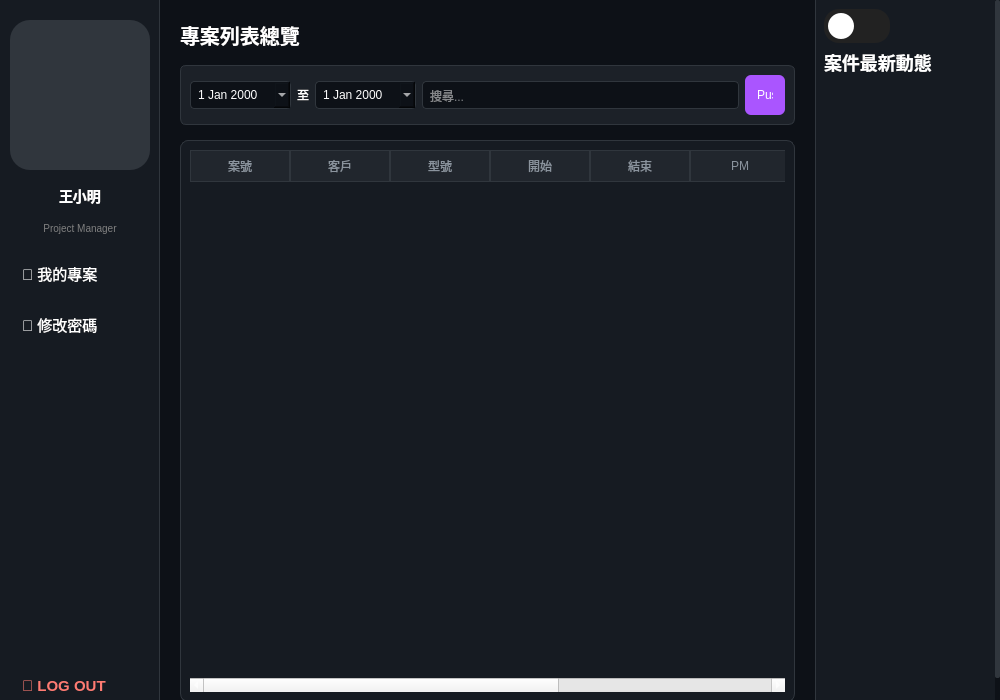
<?xml version="1.0" encoding="UTF-8"?>
<ui version="4.0">
 <class>MainWindow</class>
 <widget class="QMainWindow" name="MainWindow">
  <property name="geometry">
   <rect>
    <x>0</x>
    <y>0</y>
    <width>1000</width>
    <height>700</height>
   </rect>
  </property>
  <property name="minimumSize">
   <size>
    <width>0</width>
    <height>0</height>
   </size>
  </property>
  <property name="maximumSize">
   <size>
    <width>16777215</width>
    <height>16777215</height>
   </size>
  </property>
  <property name="windowTitle">
   <string>專案管理系統 v2.0</string>
  </property>
  <property name="styleSheet">
   <string>
QMainWindow { background-color: #0d1117; }
QWidget { color: #ffffff; font-family: &quot;Microsoft JhengHei&quot;; }

/* 左側側邊欄 */
QFrame#leftSidebar { background-color: #161b22; border-right: 1px solid #30363d; }

/* 滾動區域透明化樣式 */
QScrollArea { border: none; background-color: transparent; }
#scrollAreaWidgetContents { background-color: transparent; }

/* 滾動條樣式優化 */
QScrollBar:vertical {
    border: none;
    background: transparent;
    width: 5px;
}
QScrollBar::handle:vertical {
    background: #30363d;
    min-height: 20px;
    border-radius: 2px;
}
QScrollBar::add-line:vertical, QScrollBar::sub-line:vertical {
    border: none;
    background: none;
}

/* 中間與右側分頁內容樣式 */
QFrame#middleContent1, QFrame#middleContent2 { background-color: #0d1117; border: none; }
QFrame#rightSidebar1, QFrame#rightSidebar2 { background-color: #161b22; border-left: 1px solid #30363d; }

/* 工具列與容器 */
QFrame#filterBarContainer { background-color: #1c2128; border: 1px solid #30363d; border-radius: 6px; }
QFrame#tableContainer { background-color: #161b22; border: 1px solid #30363d; border-radius: 8px; }

/* 表格樣式 */
QTableWidget { background-color: transparent; border: none; gridline-color: #30363d; }
QHeaderView::section { background-color: #21262d; color: #8b949e; border: 1px solid #30363d; padding: 4px; }

/* 元件樣式 */
QLineEdit, QDateEdit { background-color: #0d1117; border: 1px solid #30363d; padding: 5px; border-radius: 4px; }
QPushButton { background-color: transparent; border: none; text-align: left; padding: 12px; border-radius: 6px; }
QPushButton:hover { background-color: #21262d; }
QPushButton#logout_btn { color: #ff7b72; font-weight: bold; }
</string>
  </property>
  <widget class="QWidget" name="centralwidget">
   <layout class="QVBoxLayout" name="rootLayout">
    <property name="spacing">
     <number>0</number>
    </property>
    <property name="margin" stdset="0">
     <number>0</number>
    </property>
    <item>
     <widget class="QScrollArea" name="mainScrollArea">
      <property name="widgetResizable">
       <bool>true</bool>
      </property>
      <widget class="QWidget" name="mainScrollAreaContents">
       <property name="geometry">
        <rect>
         <x>0</x>
         <y>0</y>
         <width>995</width>
         <height>737</height>
        </rect>
       </property>
       <layout class="QHBoxLayout" name="globalLayout">
        <property name="spacing">
         <number>0</number>
        </property>
        <property name="margin" stdset="0">
         <number>0</number>
        </property>
        <item>
         <widget class="QFrame" name="leftSidebar">
          <property name="minimumSize">
           <size>
            <width>160</width>
            <height>0</height>
           </size>
          </property>
          <property name="maximumSize">
           <size>
            <width>160</width>
            <height>16777215</height>
           </size>
          </property>
          <layout class="QVBoxLayout" name="vLayoutLeft">
           <property name="spacing">
            <number>15</number>
           </property>
           <property name="leftMargin">
            <number>10</number>
           </property>
           <property name="topMargin">
            <number>20</number>
           </property>
           <property name="rightMargin">
            <number>10</number>
           </property>
           <property name="bottomMargin">
            <number>15</number>
           </property>
           <item>
            <widget class="QLabel" name="profile_picture">
             <property name="minimumSize">
              <size>
               <width>100</width>
               <height>150</height>
              </size>
             </property>
             <property name="styleSheet">
              <string notr="true">width: 100px; height: 150px; background-color: #30363d; border-radius: 20%;</string>
             </property>
             <property name="text">
              <string/>
             </property>
            </widget>
           </item>
           <item alignment="Qt::AlignmentFlag::AlignHCenter">
            <widget class="QLabel" name="user_name">
             <property name="styleSheet">
              <string>font-weight: bold; font-size: 14px;</string>
             </property>
             <property name="text">
              <string>王小明</string>
             </property>
            </widget>
           </item>
           <item>
            <widget class="QLabel" name="user_position">
             <property name="styleSheet">
              <string notr="true">color: gray; font-size: 10px;</string>
             </property>
             <property name="text">
              <string>Project Manager</string>
             </property>
             <property name="alignment">
              <set>Qt::AlignmentFlag::AlignCenter</set>
             </property>
            </widget>
           </item>
           <item>
            <widget class="QScrollArea" name="navScrollArea">
             <property name="minimumSize">
              <size>
               <width>0</width>
               <height>400</height>
              </size>
             </property>
             <property name="styleSheet">
              <string notr="true">font-size: 15px;</string>
             </property>
             <property name="horizontalScrollBarPolicy">
              <enum>Qt::ScrollBarPolicy::ScrollBarAlwaysOff</enum>
             </property>
             <property name="widgetResizable">
              <bool>true</bool>
             </property>
             <widget class="QWidget" name="scrollAreaWidgetContents">
              <property name="geometry">
               <rect>
                <x>0</x>
                <y>0</y>
                <width>140</width>
                <height>400</height>
               </rect>
              </property>
              <layout class="QVBoxLayout" name="vLayoutNavItems">
               <property name="spacing">
                <number>4</number>
               </property>
               <property name="margin" stdset="0">
                <number>0</number>
               </property>
               <item>
                <widget class="QPushButton" name="my_projects_btn">
                 <property name="text">
                  <string>📁 我的專案</string>
                 </property>
                </widget>
               </item>
               <item>
                <widget class="QPushButton" name="change_password_btn">
                 <property name="text">
                  <string>🔑 修改密碼</string>
                 </property>
                </widget>
               </item>
               <item>
                <spacer name="spNav">
                 <property name="orientation">
                  <enum>Qt::Orientation::Vertical</enum>
                 </property>
                 <property name="sizeHint" stdset="0">
                  <size>
                   <width>0</width>
                   <height>0</height>
                  </size>
                 </property>
                </spacer>
               </item>
              </layout>
             </widget>
            </widget>
           </item>
           <item>
            <spacer name="spBottom">
             <property name="orientation">
              <enum>Qt::Orientation::Vertical</enum>
             </property>
             <property name="sizeHint" stdset="0">
              <size>
               <width>20</width>
               <height>40</height>
              </size>
             </property>
            </spacer>
           </item>
           <item>
            <widget class="QPushButton" name="logout_btn">
             <property name="styleSheet">
              <string notr="true">color: #ff7b72; font-size: 15px;</string>
             </property>
             <property name="text">
              <string>🚪 LOG OUT</string>
             </property>
            </widget>
           </item>
          </layout>
         </widget>
        </item>
        <item>
         <widget class="QStackedWidget" name="stackedWidget">
          <widget class="QWidget" name="page1">
           <layout class="QHBoxLayout" name="hLayoutPage1">
            <property name="spacing">
             <number>0</number>
            </property>
            <property name="margin" stdset="0">
             <number>0</number>
            </property>
            <item>
             <widget class="QFrame" name="middleContent1">
              <layout class="QVBoxLayout" name="vLayoutMiddle1">
               <property name="spacing">
                <number>15</number>
               </property>
               <property name="margin" stdset="0">
                <number>20</number>
               </property>
               <item>
                <widget class="QLabel" name="lblMainTitle1">
                 <property name="styleSheet">
                  <string>font-size: 20px; font-weight: bold;</string>
                 </property>
                 <property name="text">
                  <string>專案列表總覽</string>
                 </property>
                </widget>
               </item>
               <item>
                <widget class="QFrame" name="filterBarContainer">
                 <layout class="QHBoxLayout" name="hLayoutFilter">
                  <item>
                   <widget class="QDateEdit" name="start_date">
                    <property name="styleSheet">
                     <string notr="true">
/* 1. 設定日曆整體背景與文字顏色 */
QCalendarWidget QWidget {
    background-color: #21262d; /* 深色背景 */
    color: #ffffff;            /* 白色文字 */
}

/* 2. 設定日期區域的顏色 */
QCalendarWidget QAbstractItemView:enabled {
    color: #ffffff;            /* 日期數字顏色 */
    selection-background-color: #aa55ff; /* 選中日期的背景色 (紫色) */
    selection-color: #ffffff;  /* 選中日期的文字顏色 */
}

/* 3. 設定頂部導航欄 (月份和年份) */
QCalendarWidget QWidget#qt_calendar_navigationbar {
    background-color: #161b22;
}

/* 4. 設定月份選擇選單 */
QCalendarWidget QMenu {
    background-color: #21262d;
    color: #ffffff;
    border: 1px solid #30363d;
}

/* 5. 設定年份調整按鈕 (SpinBox) */
QCalendarWidget QSpinBox {
    color: #ffffff;
    background-color: #0d1117;
    selection-background-color: #aa55ff;
}

/* 6. 設定週六日或非本月日期的透明度 (選填，增加辨識度) */
QCalendarWidget QAbstractItemView:disabled {
    color: #484f58; /* 灰色，代表不可選或非本月 */
}</string>
                    </property>
                    <property name="calendarPopup">
                     <bool>true</bool>
                    </property>
                   </widget>
                  </item>
                  <item>
                   <widget class="QLabel" name="lblT">
                    <property name="text">
                     <string>至</string>
                    </property>
                   </widget>
                  </item>
                  <item>
                   <widget class="QDateEdit" name="end_date">
                    <property name="styleSheet">
                     <string notr="true">
/* 1. 設定日曆整體背景與文字顏色 */
QCalendarWidget QWidget {
    background-color: #21262d; /* 深色背景 */
    color: #ffffff;            /* 白色文字 */
}

/* 2. 設定日期區域的顏色 */
QCalendarWidget QAbstractItemView:enabled {
    color: #ffffff;            /* 日期數字顏色 */
    selection-background-color: #aa55ff; /* 選中日期的背景色 (紫色) */
    selection-color: #ffffff;  /* 選中日期的文字顏色 */
}

/* 3. 設定頂部導航欄 (月份和年份) */
QCalendarWidget QWidget#qt_calendar_navigationbar {
    background-color: #161b22;
}

/* 4. 設定月份選擇選單 */
QCalendarWidget QMenu {
    background-color: #21262d;
    color: #ffffff;
    border: 1px solid #30363d;
}

/* 5. 設定年份調整按鈕 (SpinBox) */
QCalendarWidget QSpinBox {
    color: #ffffff;
    background-color: #0d1117;
    selection-background-color: #aa55ff;
}

/* 6. 設定週六日或非本月日期的透明度 (選填，增加辨識度) */
QCalendarWidget QAbstractItemView:disabled {
    color: #484f58; /* 灰色，代表不可選或非本月 */
}</string>
                    </property>
                    <property name="calendarPopup">
                     <bool>true</bool>
                    </property>
                   </widget>
                  </item>
                  <item>
                   <widget class="QLineEdit" name="search">
                    <property name="placeholderText">
                     <string>搜尋...</string>
                    </property>
                   </widget>
                  </item>
                  <item>
                   <widget class="QPushButton" name="search_btn">
                    <property name="styleSheet">
                     <string notr="true">width: 16px; background-color: rgb(170, 85, 255); height: 16px;</string>
                    </property>
                    <property name="text">
                     <string>PushButton</string>
                    </property>
                   </widget>
                  </item>
                 </layout>
                </widget>
               </item>
               <item>
                <widget class="QFrame" name="tableContainer">
                 <layout class="QVBoxLayout" name="vLayoutTable">
                  <item>
                   <widget class="QTableWidget" name="my_project_table">
                    <property name="columnCount">
                     <number>8</number>
                    </property>
                    <column>
                     <property name="text">
                      <string>案號</string>
                     </property>
                    </column>
                    <column>
                     <property name="text">
                      <string>客戶</string>
                     </property>
                    </column>
                    <column>
                     <property name="text">
                      <string>型號</string>
                     </property>
                    </column>
                    <column>
                     <property name="text">
                      <string>開始</string>
                     </property>
                    </column>
                    <column>
                     <property name="text">
                      <string>結束</string>
                     </property>
                    </column>
                    <column>
                     <property name="text">
                      <string>PM</string>
                     </property>
                    </column>
                    <column>
                     <property name="text">
                      <string>狀態</string>
                     </property>
                    </column>
                    <column>
                     <property name="text">
                      <string>進度</string>
                     </property>
                    </column>
                   </widget>
                  </item>
                 </layout>
                </widget>
               </item>
              </layout>
             </widget>
            </item>
            <item>
             <widget class="QFrame" name="rightSidebar1">
              <property name="minimumSize">
               <size>
                <width>180</width>
                <height>0</height>
               </size>
              </property>
              <property name="maximumSize">
               <size>
                <width>180</width>
                <height>16777215</height>
               </size>
              </property>
              <layout class="QVBoxLayout" name="vLayoutRight1">
               <item>
                <widget class="QCheckBox" name="switch_dark_light_mode">
                 <property name="sizePolicy">
                  <sizepolicy hsizetype="Fixed" vsizetype="Fixed">
                   <horstretch>0</horstretch>
                   <verstretch>0</verstretch>
                  </sizepolicy>
                 </property>
                 <property name="styleSheet">
                  <string notr="true">QCheckBox {
  background-color: #222;  /* 深色背景 */
  border-radius: 15px;
  padding: 2px;
  width: 30px;
  height: 30px;
}
QCheckBox::indicator {
  width: 26px;
  height: 26px;
  border-radius: 13px;
  background: white;  /* 滑塊白色 */
  position: relative;
  left: 2px;
}
QCheckBox::indicator:checked {
  left: 32px;  /* 滑塊往右移 */
  background: orange; /* 滑塊變橘色或放月牙圖案 */
}</string>
                 </property>
                 <property name="text">
                  <string/>
                 </property>
                </widget>
               </item>
               <item>
                <widget class="QLabel" name="lblRightTitle1">
                 <property name="styleSheet">
                  <string>font-size: 18px; font-weight: bold;</string>
                 </property>
                 <property name="text">
                  <string>案件最新動態</string>
                 </property>
                </widget>
               </item>
               <item>
                <widget class="QListWidget" name="project_new_Status">
                 <property name="styleSheet">
                  <string notr="true">background-color: transparent; border: none;</string>
                 </property>
                </widget>
               </item>
              </layout>
             </widget>
            </item>
           </layout>
          </widget>
          <widget class="QWidget" name="page2">
           <layout class="QHBoxLayout" name="hLayoutPage2">
            <property name="spacing">
             <number>0</number>
            </property>
            <property name="margin" stdset="0">
             <number>0</number>
            </property>
            <item>
             <widget class="QFrame" name="middleContent2">
              <layout class="QVBoxLayout" name="vLayoutMiddle2">
               <item>
                <widget class="QLabel" name="lbl_p2">
                 <property name="text">
                  <string>這是分頁 2 的中間內容</string>
                 </property>
                </widget>
               </item>
               <item>
                <spacer name="spacerP2">
                 <property name="orientation">
                  <enum>Qt::Orientation::Vertical</enum>
                 </property>
                 <property name="sizeHint" stdset="0">
                  <size>
                   <width>0</width>
                   <height>0</height>
                  </size>
                 </property>
                </spacer>
               </item>
              </layout>
             </widget>
            </item>
            <item>
             <widget class="QFrame" name="rightSidebar2">
              <property name="minimumSize">
               <size>
                <width>180</width>
                <height>0</height>
               </size>
              </property>
              <property name="maximumSize">
               <size>
                <width>180</width>
                <height>16777215</height>
               </size>
              </property>
              <layout class="QVBoxLayout" name="vLayoutRight2">
               <item>
                <widget class="QLabel" name="lbl_r2">
                 <property name="text">
                  <string>右側欄 2</string>
                 </property>
                </widget>
               </item>
               <item>
                <spacer name="spacerR2">
                 <property name="orientation">
                  <enum>Qt::Orientation::Vertical</enum>
                 </property>
                 <property name="sizeHint" stdset="0">
                  <size>
                   <width>0</width>
                   <height>0</height>
                  </size>
                 </property>
                </spacer>
               </item>
              </layout>
             </widget>
            </item>
           </layout>
          </widget>
         </widget>
        </item>
       </layout>
      </widget>
     </widget>
    </item>
   </layout>
  </widget>
 </widget>
 <resources/>
 <connections/>
</ui>
